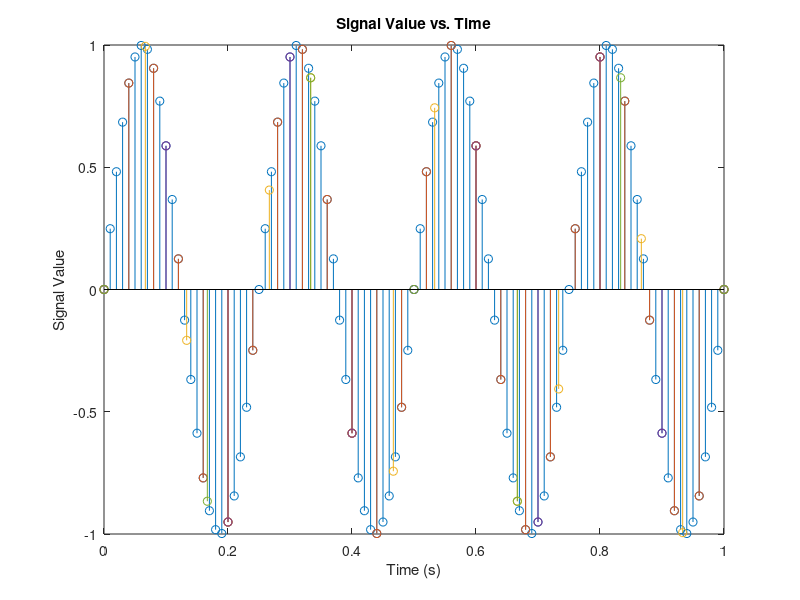

Source code (MATLAB):
F=4;
Fs100Hz=100;
t100Hz=0:1/Fs100Hz:1;
y100Hz=sin(2*pi*F*t100Hz);
stem(t100Hz,y100Hz);
hold on;

Fs25Hz=25;
t25Hz=0:1/Fs25Hz:1;
y25Hz=sin(2*pi*F*t25Hz);
stem(t25Hz,y25Hz);
hold on;

Fs15Hz=15;
t15Hz=0:1/Fs15Hz:1;
y15Hz=sin(2*pi*F*t15Hz);
stem(t15Hz,y15Hz);
hold on;

Fs10Hz=10;
t10Hz=0:1/Fs10Hz:1;
y10Hz=sin(2*pi*F*t10Hz);
stem(t10Hz,y10Hz);
hold on;

Fs6Hz=6;
t6Hz=0:1/Fs6Hz:1;
y6Hz=sin(2*pi*F*t6Hz);
stem(t6Hz,y6Hz);
hold on;

xlabel('Time (s)');
ylabel('Signal Value');
title('Signal Value vs. Time');
